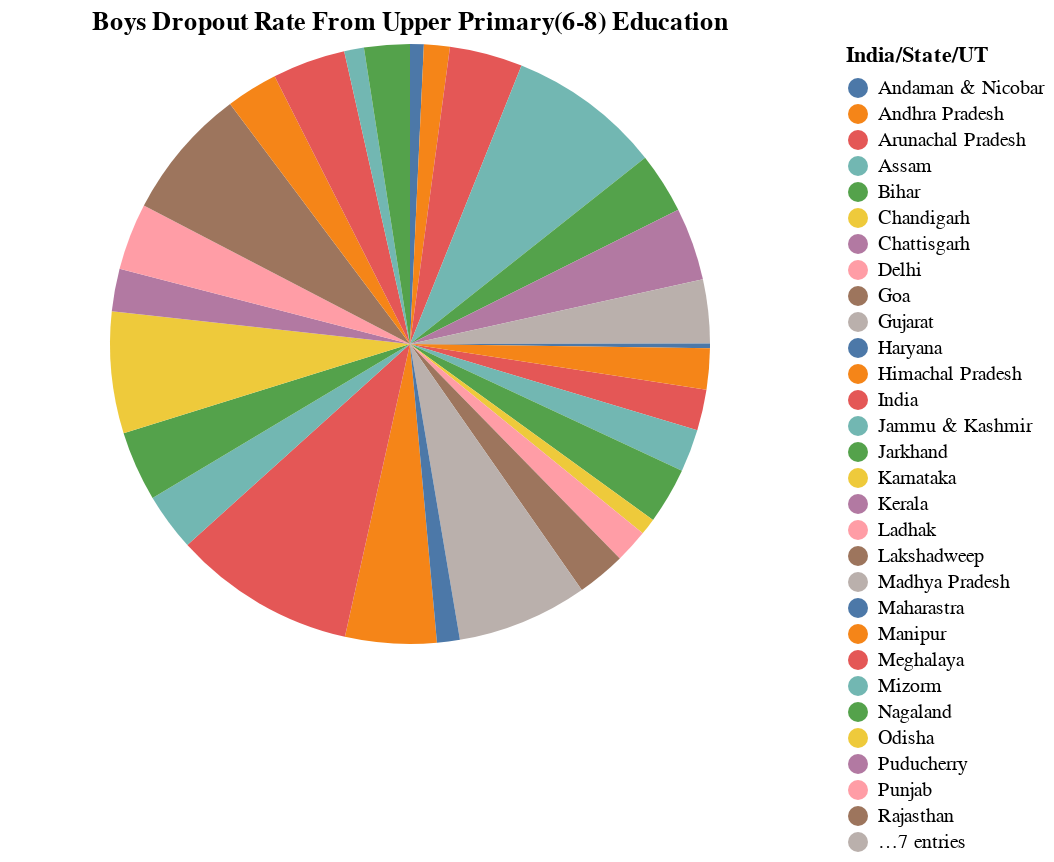

The cell this chart's notebook holds for it:
### Markdown cell above
Pie chart for the Boys DropOut Rate from the Upper Primary(6-8) Education

### Code cell
import altair as alt
chart = alt.Chart(div_1).mark_arc().encode(
    theta=alt.Theta(field="Boys", type="quantitative"),
    color=alt.Color(field="India/State/UT", type="nominal"),
    tooltip=["India/State/UT", "Boys"]
).properties(
    title="Boys Dropout Rate From Upper Primary(6-8) Education"
)
chart

### Figure 1 — Vega-Lite specification as saved in the notebook (floating-point values rounded to 4 significant figures)
{"config": {"view": {"continuousWidth": 400, "continuousHeight": 300}}, "data": {"name": "data-f37b1197380d8f142ca231da7617e479"}, "mark": "arc", "encoding": {"color": {"field": "India/State/UT", "type": "nominal"}, "theta": {"field": "Boys", "type": "quantitative"}, "tooltip": [{"field": "India/State/UT", "type": "nominal"}, {"field": "Boys", "type": "quantitative"}]}, "title": "Boys Dropout Rate From Upper Primary(6-8) Education", "$schema": "https://vega.github.io/schema/vega-lite/v4.17.0.json", "datasets": {"data-f37b1197380d8f142ca231da7617e479": [{"India/State/UT": "India", "Boys": 2.7, "Girls": 3.3, "Total": 3.0}, {"India/State/UT": "Andaman & Nicobar", "Boys": 0.9, "Girls": 1.0, "Total": 1.0}, {"India/State/UT": "Andhra Pradesh", "Boys": 1.7, "Girls": 1.5, "Total": 1.6}, {"India/State/UT": "Arunachal Pradesh", "Boys": 4.8, "Girls": 8.4, "Total": 6.7}, {"India/State/UT": "Assam", "Boys": 10.1, "Girls": 7.6, "Total": 8.8}, {"India/State/UT": "Bihar", "Boys": 4.0, "Girls": 5.2, "Total": 4.6}, {"India/State/UT": "Chandigarh", "Boys": 0.0, "Girls": 0.0, "Total": 0.0}, {"India/State/UT": "Chattisgarh", "Boys": 4.8, "Girls": 3.3, "Total": 4.1}, {"India/State/UT": "Delhi", "Boys": 0.0, "Girls": 0.0, "Total": 0.0}, {"India/State/UT": "Goa", "Boys": 0.0, "Girls": 0.0, "Total": 0.0}, {"India/State/UT": "Gujarat", "Boys": 4.2, "Girls": 5.8, "Total": 5.0}, {"India/State/UT": "Haryana", "Boys": 0.3, "Girls": 0.2, "Total": 0.3}, {"India/State/UT": "Himachal Pradesh", "Boys": 2.7, "Girls": 3.3, "Total": 3.0}, {"India/State/UT": "Jammu & Kashmir", "Boys": 2.8, "Girls": 3.2, "Total": 3.0}, {"India/State/UT": "Jarkhand", "Boys": 3.7, "Girls": 4.0, "Total": 3.9}, {"India/State/UT": "Karnataka", "Boys": 1.1, "Girls": 1.1, "Total": 1.1}, {"India/State/UT": "Kerala", "Boys": 0.0, "Girls": 0.0, "Total": 0.0}, {"India/State/UT": "Ladhak", "Boys": 2.2, "Girls": 0.0, "Total": 1.1}, {"India/State/UT": "Lakshadweep", "Boys": 3.2, "Girls": 1.9, "Total": 2.6}, {"India/State/UT": "Madhya Pradesh", "Boys": 8.6, "Girls": 9.0, "Total": 8.8}, {"India/State/UT": "Manipur", "Boys": 6.0, "Girls": 5.2, "Total": 5.6}, {"India/State/UT": "Maharastra", "Boys": 1.5, "Girls": 1.6, "Total": 1.5}, {"India/State/UT": "Meghalaya", "Boys": 12.0, "Girls": 9.4, "Total": 10.6}, {"India/State/UT": "Mizorm", "Boys": 3.8, "Girls": 1.6, "Total": 2.7}, {"India/State/UT": "Nagaland", "Boys": 4.6, "Girls": 3.4, "Total": 4.0}, {"India/State/UT": "Odisha", "Boys": 8.0, "Girls": 6.5, "Total": 7.3}, {"India/State/UT": "Puducherry", "Boys": 2.8, "Girls": 2.1, "Total": 2.4}, {"India/State/UT": "Punjab", "Boys": 4.4, "Girls": 4.2, "Total": 4.3}, {"India/State/UT": "Rajasthan", "Boys": 8.7, "Girls": 7.1, "Total": 8.0}, {"India/State/UT": "Sikkim", "Boys": 0.0, "Girls": 0.0, "Total": 0.0}, {"India/State/UT": "Tamil Nadu", "Boys": 0.0, "Girls": 0.0, "Total": 0.0}, {"India/State/UT": "Telengana", "Boys": 3.4, "Girls": 2.9, "Total": 3.1}, {"India/State/UT": "Tripura", "Boys": 4.8, "Girls": 4.3, "Total": 4.5}, {"India/State/UT": "Uttar Pradesh", "Boys": 1.3, "Girls": 4.7, "Total": 2.9}, {"India/State/UT": "Uttarakhand", "Boys": 3.0, "Girls": 2.4, "Total": 2.7}, {"India/State/UT": "West Bengal", "Boys": 0.0, "Girls": 0.0, "Total": 0.0}]}}
